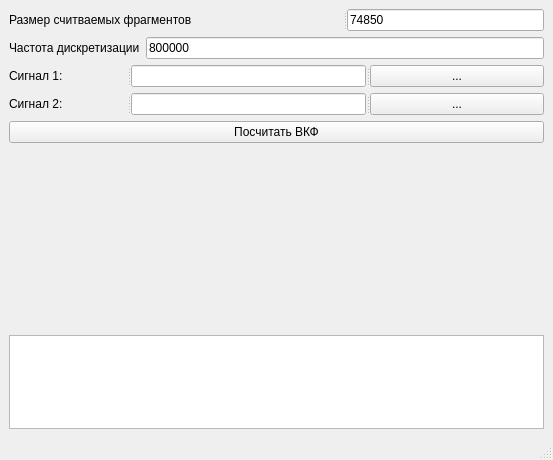
<?xml version="1.0" encoding="UTF-8"?>
<ui version="4.0">
 <class>MainWindow</class>
 <widget class="QMainWindow" name="MainWindow">
  <property name="geometry">
   <rect>
    <x>0</x>
    <y>0</y>
    <width>553</width>
    <height>460</height>
   </rect>
  </property>
  <property name="windowTitle">
   <string>MainWindow</string>
  </property>
  <widget class="QWidget" name="centralwidget">
   <layout class="QGridLayout" name="gridLayout" rowstretch="0,0,0,0,0,0,0,0,0,0">
    <property name="sizeConstraint">
     <enum>QLayout::SetDefaultConstraint</enum>
    </property>
    <item row="9" column="0">
     <widget class="QTextEdit" name="te_info">
      <property name="sizePolicy">
       <sizepolicy hsizetype="Preferred" vsizetype="Preferred">
        <horstretch>0</horstretch>
        <verstretch>0</verstretch>
       </sizepolicy>
      </property>
      <property name="textInteractionFlags">
       <set>Qt::TextSelectableByKeyboard|Qt::TextSelectableByMouse</set>
      </property>
     </widget>
    </item>
    <item row="6" column="0">
     <widget class="QSplitter" name="splitter_2">
      <property name="orientation">
       <enum>Qt::Horizontal</enum>
      </property>
      <widget class="QLabel" name="label_2">
       <property name="text">
        <string>Сигнал 2:</string>
       </property>
      </widget>
      <widget class="QLineEdit" name="le_filename2">
       <property name="text">
        <string/>
       </property>
      </widget>
      <widget class="QPushButton" name="openFile2">
       <property name="text">
        <string>...</string>
       </property>
      </widget>
     </widget>
    </item>
    <item row="8" column="0">
     <widget class="QCustomPlot" name="risunok" native="true">
      <property name="minimumSize">
       <size>
        <width>0</width>
        <height>180</height>
       </size>
      </property>
     </widget>
    </item>
    <item row="3" column="0">
     <layout class="QHBoxLayout" name="horizontalLayout">
      <item>
       <widget class="QLabel" name="label_4">
        <property name="text">
         <string>Частота дискретизации</string>
        </property>
       </widget>
      </item>
      <item>
       <widget class="QLineEdit" name="le_fd">
        <property name="text">
         <string>800000</string>
        </property>
       </widget>
      </item>
     </layout>
    </item>
    <item row="1" column="0">
     <widget class="QSplitter" name="splitter_3">
      <property name="orientation">
       <enum>Qt::Horizontal</enum>
      </property>
      <widget class="QLabel" name="label_3">
       <property name="text">
        <string>Размер считваемых фрагментов</string>
       </property>
      </widget>
      <widget class="QLineEdit" name="le_razm">
       <property name="text">
        <string>74850</string>
       </property>
      </widget>
     </widget>
    </item>
    <item row="5" column="0">
     <widget class="QSplitter" name="splitter">
      <property name="orientation">
       <enum>Qt::Horizontal</enum>
      </property>
      <widget class="QLabel" name="label">
       <property name="text">
        <string>Сигнал 1:</string>
       </property>
      </widget>
      <widget class="QLineEdit" name="le_filename1">
       <property name="text">
        <string/>
       </property>
      </widget>
      <widget class="QPushButton" name="openFile1">
       <property name="text">
        <string>...</string>
       </property>
      </widget>
     </widget>
    </item>
    <item row="7" column="0">
     <widget class="QPushButton" name="pb_VKF_exec">
      <property name="text">
       <string>Посчитать ВКФ</string>
      </property>
     </widget>
    </item>
   </layout>
  </widget>
  <widget class="QMenuBar" name="menubar">
   <property name="geometry">
    <rect>
     <x>0</x>
     <y>0</y>
     <width>553</width>
     <height>21</height>
    </rect>
   </property>
  </widget>
  <widget class="QStatusBar" name="statusbar"/>
 </widget>
 <customwidgets>
  <customwidget>
   <class>QCustomPlot</class>
   <extends>QWidget</extends>
   <header>QCustomPlot.h</header>
   <container>1</container>
  </customwidget>
 </customwidgets>
 <resources/>
 <connections/>
</ui>
